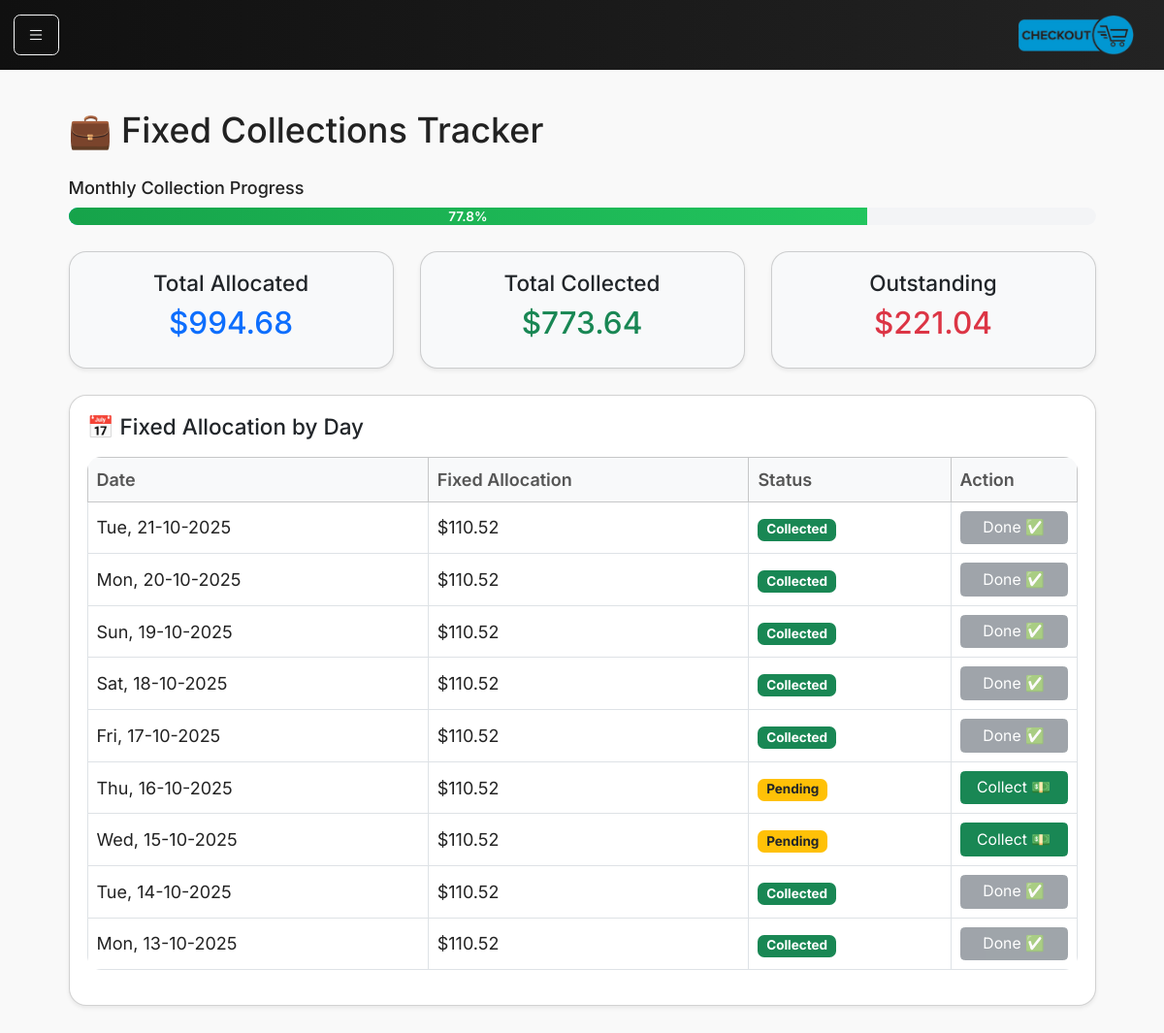
Page /fixed-collections on the earlier database version.
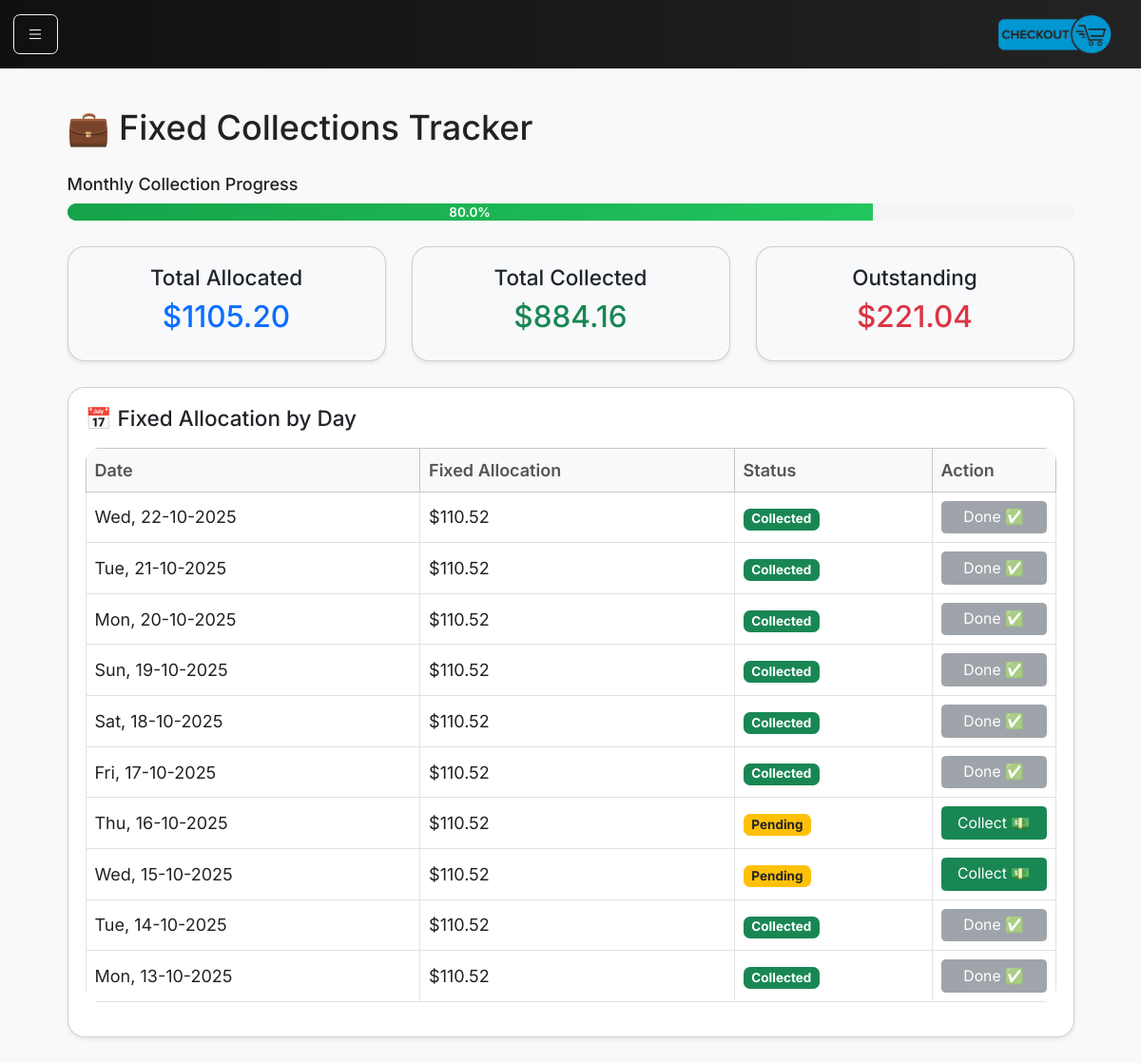
Same page on the later database version.
### models.py (models this page shows)
class DailyClosing(db.Model):
    __tablename__ = "daily_closings"
    id = db.Column(db.Integer, primary_key=True)
    date = db.Column(db.Date, nullable=False, unique=True)
    sales_cents = db.Column(db.Integer, nullable=False)
    fixed_allocation_cents = db.Column(db.Integer, default=0)
    ops_allocation_cents = db.Column(db.Integer, default=0)
    inventory_allocation_cents = db.Column(db.Integer, default=0)
    buffer_allocation_cents = db.Column(db.Integer, default=0)
    payment_mode = db.Column(db.String(20))
    notes = db.Column(db.String(255))
    created_at = db.Column(db.DateTime, default=datetime.utcnow)

### main.py (the view)
@app.route("/fixed-collections")
def fixed_collections():
    today = date.today()
    month_start = today.replace(day=1)
    closings = db.session.execute(
        db.select(DailyClosing)
        .where(DailyClosing.date >= month_start)
        .order_by(DailyClosing.date.desc()) # This is the crucial line
    ).scalars().all()
    total_allocated = sum(c.fixed_allocation_cents for c in closings)
    collections = db.session.execute(
        db.select(FixedCollection).where(FixedCollection.collected_on >= month_start)
    ).scalars().all()
    total_collected = sum(c.amount_cents for c in collections)
    month_target = current_month_target_cents(today)
    dim = days_in_month(today.year, today.month)
    daily_goal = month_target // dim if dim else 0
    outstanding = total_allocated - total_collected
    progress_pct = (total_collected / total_allocated * 100) if total_allocated > 0 else 0
    return render_template(
        "fixed_collections.html",
        total_allocated=total_allocated,
        total_collected=total_collected,
        daily_goal=daily_goal,
        progress_pct=progress_pct,
        closings=closings,
        outstanding=outstanding,
        collections=collections,
        currency=CURRENCY,
        today=today
    )

### helpers.py (called while the page is built)
def current_month_target_cents(on_date: date) -> int:
    total = db.session.scalar(
        db.select(db.func.coalesce(db.func.sum(FixedBill.monthly_amount_cents), 0))
        .where(FixedBill.is_active == True)
    )
    return int(total or 0)

def days_in_month(year: int, month: int) -> int:
    return monthrange(year, month)[1]

### main.py (called while the page is built)
@app.context_processor
def inject_request():
    return dict(request=request)

### templates/fixed_collections.html (shortened to what this page needs)
{% extends "base.html" %}
{% block content %}
<div class="container py-4">
    <h2 class="mb-4">💼 Fixed Collections Tracker</h2>
    <div class="mb-4">
        <h6>Monthly Collection Progress</h6>
        <div class="progress" style="--progress: {{ (progress_pct or 0)|round(2) }}%;">
            <div class="progress-bar {{ 'bg-success' if progress_pct >= 100 else 'bg-info' if progress_pct >= 60 else 'bg-warning' }}"
                style="width: var(--progress);" role="progressbar" aria-valuenow="{{ (progress_pct or 0)|round(1) }}"
                aria-valuemin="0" aria-valuemax="100">
                {{ (progress_pct or 0)|round(1) }}%
            </div>
        </div>
    </div>
    <div class="row text-center mb-4">
        <div class="col-md-4">
            <div class="card bg-light shadow-sm">
                <div class="card-body">
                    <h5>Total Allocated</h5>
                    <h3 class="text-primary">${{ "%.2f"|format(total_allocated / 100) }}</h3>
                </div>
            </div>
        </div>
        <div class="col-md-4">
            <div class="card bg-light shadow-sm">
                <div class="card-body">
                    <h5>Total Collected</h5>
                    <h3 class="text-success">${{ "%.2f"|format(total_collected / 100) }}</h3>
                </div>
            </div>
        </div>
        <div class="col-md-4">
            <div class="card bg-light shadow-sm">
                <div class="card-body">
                    <h5>Outstanding</h5>
                    <h3 class="text-danger">${{ "%.2f"|format(outstanding / 100) }}</h3>
                </div>
            </div>
        </div>
    </div>
    <div class="card shadow-sm">
        <div class="card-body">
            <h5 class="card-title mb-3">📅 Fixed Allocation by Day</h5>
            {% if closings %}
            <div class="table-responsive">
                <table class="table table-bordered align-middle">
                    <thead class="table-light">
                        <tr>
                            <th>Date</th>
                            <th>Fixed Allocation</th>
                            <th>Status</th>
                            <th style="width: 130px;">Action</th>
                        </tr>
                    </thead>
                    <tbody>
                        {% for c in closings %}
                        {% set collected = collections | selectattr("collected_on", "equalto", c.date) | list %}
                        <tr>
                            <td>{{ c.date.strftime("%a, %d-%m-%Y") }}</td>
                            <td>${{ "%.2f"|format(c.fixed_allocation_cents / 100) }}</td>
                            <td>
                                {% if collected %}
                                <span class="badge bg-success">Collected</span>
                                {% else %}
                                <span class="badge bg-warning text-dark">Pending</span>
                                {% endif %}
                            </td>
                            <td>
                                {% if not collected %}
                                <form method="POST" action="{{ url_for('mark_fixed_collected') }}">
                                    <button type="submit" class="btn btn-sm btn-success w-100">Collect 💵</button>
                                </form>
                                {% else %}
                                <button class="btn btn-sm btn-secondary w-100" disabled>Done ✅</button>
                                {% endif %}
                            </td>
                        </tr>
                        {% endfor %}
                    </tbody>
                </table>
            </div>
            {% else %}
            <p class="text-muted">No daily closings recorded yet.</p>
            {% endif %}
        </div>
    </div>
</div>
{% endblock %}

Differences in the rows shown:
added DailyClosing: date "Wed, 22-10-2025", c.fixed_allocation_cents/100 "110.52", shows "Collected", shows "Done ✅"
Other differences:
{{ (progress_pct or 0)|round(1) }}: 77.8 → 80.0 (drawn)
{{ (progress_pct or 0)|round(1) }}: "77.8" → "80.0"
{{ "%.2f"|format(total_allocated / 100) }}: "994.68" → "1105.20"
{{ "%.2f"|format(total_collected / 100) }}: "773.64" → "884.16"
